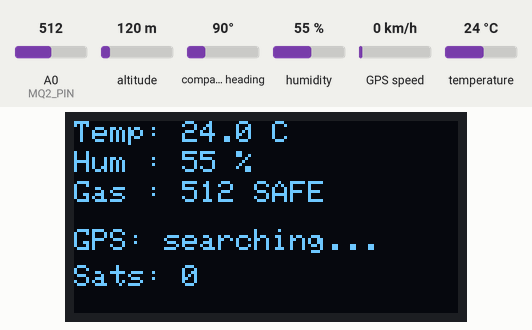
Simulated run of this sketch. Board: Arduino Uno, built with avr-gcc and run on an emulated ATmega328P. Shown: 128×64 one-colour display. The test bench sets the inputs (shaded band); at power-on: A0 (MQ2_PIN) = 512, humidity 55 %, temperature 24 °C, altitude 120 m, compass heading 90°, GPS speed 0 km/h. The GPS gets a fix after 3 s at 37.7749, -122.4194 with 8 satellites; what the sketch prints to the serial monitor is not drawn.

Above: at 3.2 s.
3.3 s: A0 (MQ2_PIN) set to 313
At 4.9 s:
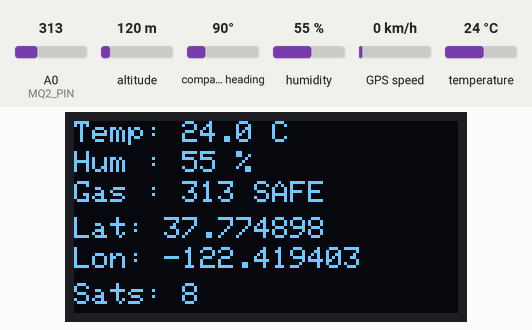
5.6 s: A0 (MQ2_PIN) set to 283
At 7.3 s:
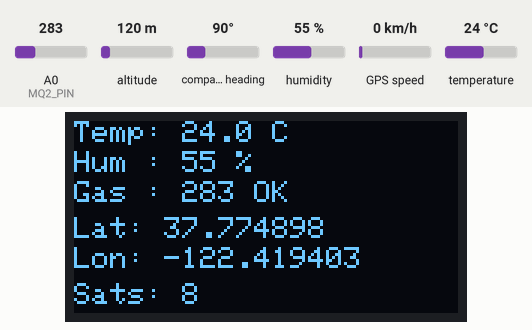
7.6 s: humidity set to 22 %
At 11.3 s:
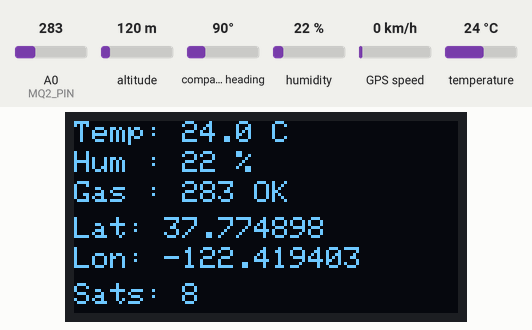
11.6 s: temperature set to 12 °C
At 14.5 s:
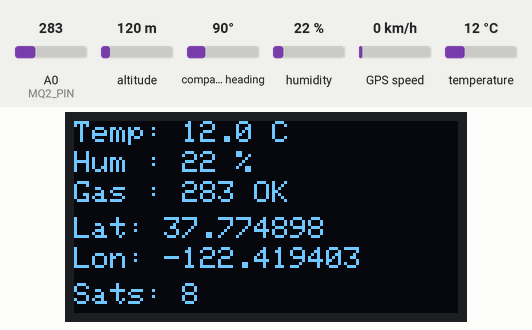
15.6 s: humidity set to 40 %
At 18.8 s:
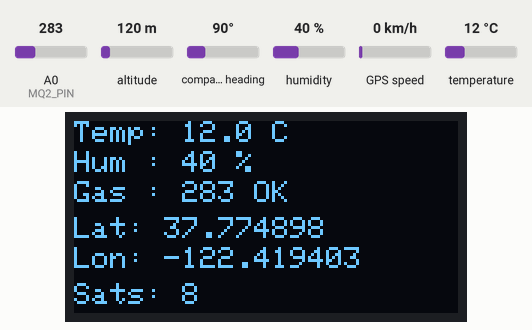
19.6 s: A0 (MQ2_PIN) set to 306
At 20.7 s:
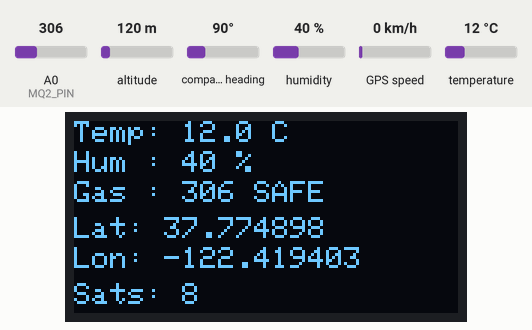
Timing chart, 0 to 22.6 s (numbered marks = the images above; inputs shaded):
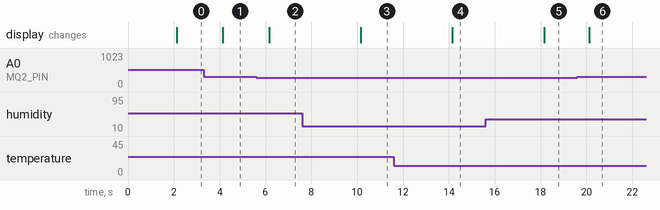

Measured:
- the behaviour switches between 300 and 299 on A0 (MQ2_PIN) (found by bisection; images 1 and 2)
- after the input at 3.3 s, the display: changes after 0.83 s (image 1)
- after the input at 5.6 s, the display: changes after 0.55 s (image 2)
- after the input at 7.6 s, the display: changes after 2.6 s (image 3)
- after the input at 11.6 s, the display: changes after 2.6 s (image 4)
- after the input at 15.6 s, the display: changes after 2.6 s (image 5)
- after the input at 19.6 s, the display: changes after 0.53 s (image 6)

The sketch:

ardunio_uno_based_Safety_and_Environment_monitoring_system.ino
```cpp
/*
  Sensor Station - Arduino Uno
  DHT11 + MQ-2 + NEO-6M GPS -> SSD1306 OLED + HC-05 (Bluetooth) -> Python dashboard

  Libraries (Library Manager):
    - Adafruit SSD1306
    - Adafruit GFX Library
    - DHT sensor library (Adafruit)  + Adafruit Unified Sensor
    - TinyGPSPlus (Mikal Hart)

  Serial output format (one line every 2 s, goes to HC-05 on pin D1 and USB):
    $D,temp,hum,gas,lat,lon,sats,fix
*/

#include <Wire.h>
#include <Adafruit_GFX.h>
#include <Adafruit_SSD1306.h>
#include <DHT.h>
#include <SoftwareSerial.h>
#include <TinyGPSPlus.h>

// ---------- Pins ----------
#define DHTPIN      7
#define DHTTYPE     DHT11
#define MQ2_PIN     A0
#define GPS_RX_PIN  8      // Arduino RX  <- GPS TX
#define GPS_TX_PIN  9      // Arduino TX  -> GPS RX (not required)

// ---------- OLED ----------
#define SCREEN_WIDTH  128
#define SCREEN_HEIGHT 64
#define OLED_ADDR     0x3C   // use 0x3D if your module needs it

// ---------- Gas thresholds (raw 0-1023, calibrate for your sensor) ----------
#define GAS_SAFE  300
#define GAS_WARN  500
#define GAS_HIGH  600

Adafruit_SSD1306 display(SCREEN_WIDTH, SCREEN_HEIGHT, &Wire, -1);
DHT dht(DHTPIN, DHTTYPE);
SoftwareSerial gpsSerial(GPS_RX_PIN, GPS_TX_PIN);
TinyGPSPlus gps;

const unsigned long SEND_INTERVAL = 2000;   // ms
unsigned long lastSend = 0;

void setup() {
  Serial.begin(9600);        // hardware UART -> HC-05 (and USB)
  gpsSerial.begin(9600);     // NEO-6M default baud
  dht.begin();

  if (!display.begin(SSD1306_SWITCHCAPVCC, OLED_ADDR)) {
    for (;;);                // OLED not found - check wiring/address
  }
  display.clearDisplay();
  display.setTextSize(1);
  display.setTextColor(SSD1306_WHITE);
  display.setCursor(0, 0);
  display.println(F("Sensor Station"));
  display.println(F("Warming up..."));
  display.display();
  delay(2000);
}

void loop() {
  // Keep feeding GPS data as often as possible
  while (gpsSerial.available() > 0) {
    gps.encode(gpsSerial.read());
  }

  if (millis() - lastSend >= SEND_INTERVAL) {
    lastSend = millis();

    float temp = dht.readTemperature();
    float hum  = dht.readHumidity();
    int   gas  = analogRead(MQ2_PIN);

    bool   fix  = gps.location.isValid();
    double lat  = fix ? gps.location.lat() : 0.0;
    double lon  = fix ? gps.location.lng() : 0.0;
    int    sats = gps.satellites.isValid() ? (int)gps.satellites.value() : 0;

    showOnOled(temp, hum, gas, fix, lat, lon, sats);
    sendToPC(temp, hum, gas, fix, lat, lon, sats);
  }
}

const __FlashStringHelper* gasLabel(int gas) {
  if (gas>=GAS_SAFE)   return F("SAFE");
  if (gas >= GAS_HIGH) return F("HIGH");
  if (gas >= GAS_WARN) return F("WARN");
  return F("OK");
}

void showOnOled(float t, float h, int gas, bool fix, double lat, double lon, int sats) {
  display.clearDisplay();
  display.setTextSize(1);
  display.setTextColor(SSD1306_WHITE);

  display.setCursor(0, 0);
  display.print(F("Temp: "));
  if (isnan(t)) display.print(F("--")); else display.print(t, 1);
  display.print(F(" C"));

  display.setCursor(0, 10);
  display.print(F("Hum : "));
  if (isnan(h)) display.print(F("--")); else display.print(h, 0);
  display.print(F(" %"));

  display.setCursor(0, 20);
  display.print(F("Gas : "));
  display.print(gas);
  display.print(F(" "));
  display.print(gasLabel(gas));

  if (fix) {
    display.setCursor(0, 32);
    display.print(F("Lat: "));
    display.print(lat, 6);
    display.setCursor(0, 42);
    display.print(F("Lon: "));
    display.print(lon, 6);
    display.setCursor(0, 54);
    display.print(F("Sats: "));
    display.print(sats);
  } else {
    display.setCursor(0, 36);
    display.print(F("GPS: searching..."));
    display.setCursor(0, 48);
    display.print(F("Sats: "));
    display.print(sats);
  }
  display.display();
}

void sendToPC(float t, float h, int gas, bool fix, double lat, double lon, int sats) {
  Serial.print(F("$D,"));
  Serial.print(t, 1);       Serial.print(',');
  Serial.print(h, 1);       Serial.print(',');
  Serial.print(gas);        Serial.print(',');
  Serial.print(lat, 6);     Serial.print(',');
  Serial.print(lon, 6);     Serial.print(',');
  Serial.print(sats);       Serial.print(',');
  Serial.println(fix ? 1 : 0);
}
```
